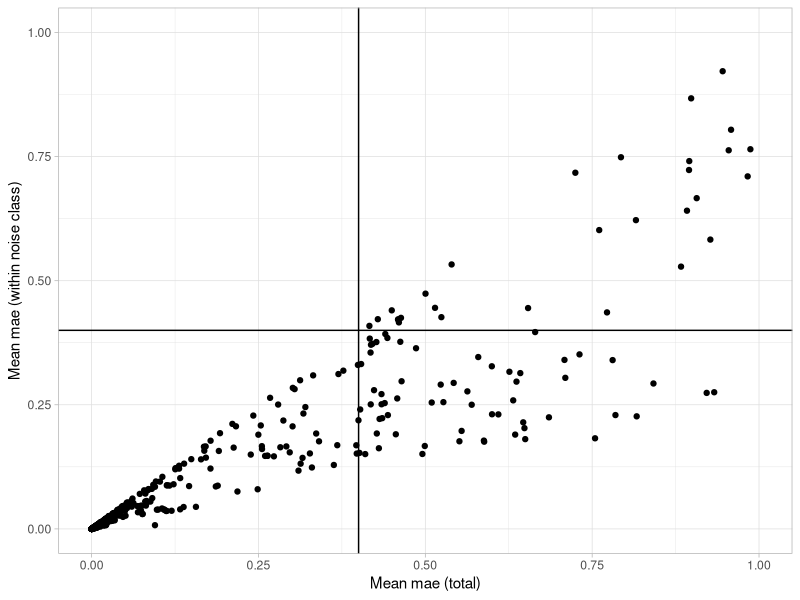

Source code (R):
library(tidyverse)
theme_set(theme_light())

summarized <- read_tsv("figures/supp_tab1.tsv")

supp_fig2 <- summarized |>
  ggplot(aes(x = mean_mae, y = mean_within_mae)) +
  geom_point() +
  scale_x_continuous(limits = c(0, 1)) +
  scale_y_continuous(limits = c(0, 1)) +
  geom_hline(yintercept = .4) +
  geom_vline(xintercept = .4) +
  xlab("Mean mae (total)") +
  ylab("Mean mae (within noise class)")

ggsave("figures/supp_fig2.svg", plot = supp_fig2, width = 10, height = 8)
